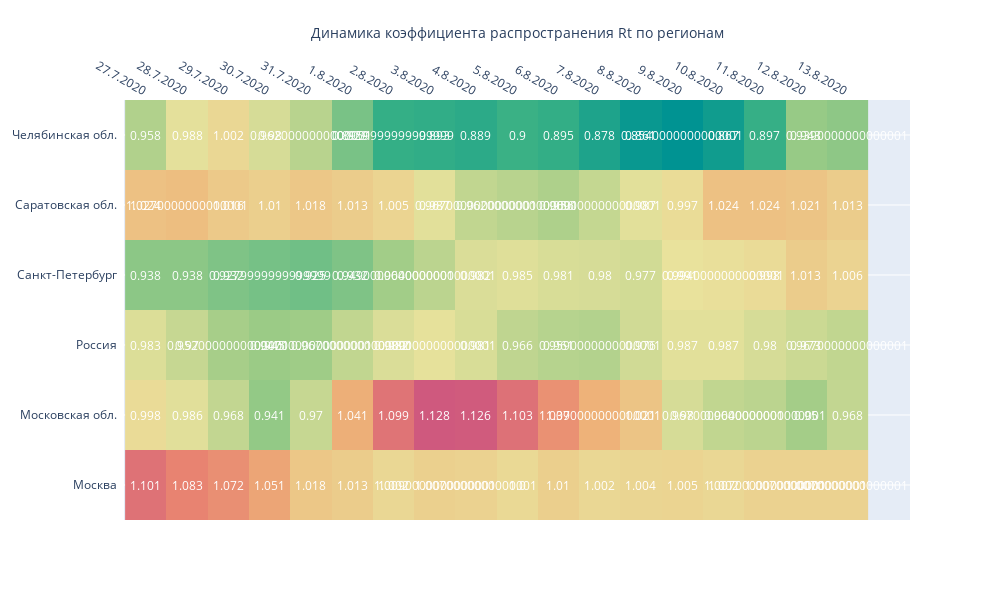

The notebook cell saved with this chart:
### Code cell
fig = ff.create_annotated_heatmap(d, x=x2, y=y, annotation_text=d,
                                  colorscale='Temps')

fig.update_layout(
                  
                  
                  width = 990, height = 600,    
    
                  xaxis_title='Динамика коэффициента распространения Rt по регионам',
               #   yaxis_title = 'Регион '
)

fig.show()

### Figure 1 — Plotly figure (JSON) as saved in the notebook; plotly's stock layout.template omitted (floating-point values rounded to 4 significant figures)
{"data": [{"colorscale": [[0, "rgb(0, 147, 146)"], [0.1667, "rgb(57, 177, 133)"], [0.3333, "rgb(156, 203, 134)"], [0.5, "rgb(233, 226, 156)"], [0.6667, "rgb(238, 180, 121)"], [0.8333, "rgb(232, 132, 113)"], [1, "rgb(207, 89, 126)"]], "reversescale": false, "showscale": false, "type": "heatmap", "x": ["27.7.2020", "28.7.2020", "29.7.2020", "30.7.2020", "31.7.2020", "1.8.2020", "2.8.2020", "3.8.2020", "4.8.2020", "5.8.2020", "6.8.2020", "7.8.2020", "8.8.2020", "9.8.2020", "10.8.2020", "11.8.2020", "12.8.2020", "13.8.2020"], "y": ["Москва", "Московская обл.", "Россия", "Санкт-Петербург", "Саратовская обл.", "Челябинская обл."], "z": [[1.101, 1.083, 1.072, 1.051, 1.018, 1.013, 1.002, 1.009, 1.007, 1, 1.01, 1.002, 1.004, 1.005, 1.002, 1.007, 1.007, 1.007], [0.998, 0.986, 0.968, 0.941, 0.97, 1.041, 1.099, 1.128, 1.126, 1.103, 1.07, 1.039, 1.021, 0.98, 0.967, 0.964, 0.95, 0.968], [0.983, 0.97, 0.952, 0.945, 0.947, 0.967, 0.982, 0.989, 0.981, 0.966, 0.961, 0.959, 0.976, 0.987, 0.987, 0.98, 0.973, 0.967], [0.938, 0.938, 0.932, 0.928, 0.925, 0.932, 0.949, 0.964, 0.982, 0.985, 0.981, 0.98, 0.977, 0.991, 0.994, 0.998, 1.013, 1.006], [1.024, 1.027, 1.016, 1.01, 1.018, 1.013, 1.005, 0.987, 0.967, 0.962, 0.956, 0.969, 0.987, 0.997, 1.024, 1.024, 1.021, 1.013], [0.958, 0.988, 1.002, 0.98, 0.962, 0.929, 0.896, 0.893, 0.889, 0.9, 0.895, 0.878, 0.861, 0.854, 0.867, 0.897, 0.943, 0.939]]}], "layout": {"annotations": [{"font": {"color": "#FFFFFF"}, "showarrow": false, "text": "1.101", "x": "27.7.2020", "xref": "x", "y": "Москва", "yref": "y"}, {"font": {"color": "#FFFFFF"}, "showarrow": false, "text": "1.083", "x": "28.7.2020", "xref": "x", "y": "Москва", "yref": "y"}, {"font": {"color": "#FFFFFF"}, "showarrow": false, "text": "1.072", "x": "29.7.2020", "xref": "x", "y": "Москва", "yref": "y"}, {"font": {"color": "#FFFFFF"}, "showarrow": false, "text": "1.051", "x": "30.7.2020", "xref": "x", "y": "Москва", "yref": "y"}, {"font": {"color": "#FFFFFF"}, "showarrow": false, "text": "1.018", "x": "31.7.2020", "xref": "x", "y": "Москва", "yref": "y"}, {"font": {"color": "#FFFFFF"}, "showarrow": false, "text": "1.013", "x": "1.8.2020", "xref": "x", "y": "Москва", "yref": "y"}, {"font": {"color": "#FFFFFF"}, "showarrow": false, "text": "1.002", "x": "2.8.2020", "xref": "x", "y": "Москва", "yref": "y"}, {"font": {"color": "#FFFFFF"}, "showarrow": false, "text": "1.0090000000000001", "x": "3.8.2020", "xref": "x", "y": "Москва", "yref": "y"}, {"font": {"color": "#FFFFFF"}, "showarrow": false, "text": "1.0070000000000001", "x": "4.8.2020", "xref": "x", "y": "Москва", "yref": "y"}, {"font": {"color": "#FFFFFF"}, "showarrow": false, "text": "1.0", "x": "5.8.2020", "xref": "x", "y": "Москва", "yref": "y"}, {"font": {"color": "#FFFFFF"}, "showarrow": false, "text": "1.01", "x": "6.8.2020", "xref": "x", "y": "Москва", "yref": "y"}, {"font": {"color": "#FFFFFF"}, "showarrow": false, "text": "1.002", "x": "7.8.2020", "xref": "x", "y": "Москва", "yref": "y"}, {"font": {"color": "#FFFFFF"}, "showarrow": false, "text": "1.004", "x": "8.8.2020", "xref": "x", "y": "Москва", "yref": "y"}, {"font": {"color": "#FFFFFF"}, "showarrow": false, "text": "1.005", "x": "9.8.2020", "xref": "x", "y": "Москва", "yref": "y"}, {"font": {"color": "#FFFFFF"}, "showarrow": false, "text": "1.002", "x": "10.8.2020", "xref": "x", "y": "Москва", "yref": "y"}, {"font": {"color": "#FFFFFF"}, "showarrow": false, "text": "1.0070000000000001", "x": "11.8.2020", "xref": "x", "y": "Москва", "yref": "y"}, {"font": {"color": "#FFFFFF"}, "showarrow": false, "text": "1.0070000000000001", "x": "12.8.2020", "xref": "x", "y": "Москва", "yref": "y"}, {"font": {"color": "#FFFFFF"}, "showarrow": false, "text": "1.0070000000000001", "x": "13.8.2020", "xref": "x", "y": "Москва", "yref": "y"}, {"font": {"color": "#FFFFFF"}, "showarrow": false, "text": "0.998", "x": "27.7.2020", "xref": "x", "y": "Московская обл.", "yref": "y"}, {"font": {"color": "#FFFFFF"}, "showarrow": false, "text": "0.986", "x": "28.7.2020", "xref": "x", "y": "Московская обл.", "yref": "y"}, {"font": {"color": "#FFFFFF"}, "showarrow": false, "text": "0.968", "x": "29.7.2020", "xref": "x", "y": "Московская обл.", "yref": "y"}, {"font": {"color": "#FFFFFF"}, "showarrow": false, "text": "0.941", "x": "30.7.2020", "xref": "x", "y": "Московская обл.", "yref": "y"}, {"font": {"color": "#FFFFFF"}, "showarrow": false, "text": "0.97", "x": "31.7.2020", "xref": "x", "y": "Московская обл.", "yref": "y"}, {"font": {"color": "#FFFFFF"}, "showarrow": false, "text": "1.041", "x": "1.8.2020", "xref": "x", "y": "Московская обл.", "yref": "y"}, {"font": {"color": "#FFFFFF"}, "showarrow": false, "text": "1.099", "x": "2.8.2020", "xref": "x", "y": "Московская обл.", "yref": "y"}, {"font": {"color": "#FFFFFF"}, "showarrow": false, "text": "1.128", "x": "3.8.2020", "xref": "x", "y": "Московская обл.", "yref": "y"}, {"font": {"color": "#FFFFFF"}, "showarrow": false, "text": "1.126", "x": "4.8.2020", "xref": "x", "y": "Московская обл.", "yref": "y"}, {"font": {"color": "#FFFFFF"}, "showarrow": false, "text": "1.103", "x": "5.8.2020", "xref": "x", "y": "Московская обл.", "yref": "y"}, {"font": {"color": "#FFFFFF"}, "showarrow": false, "text": "1.07", "x": "6.8.2020", "xref": "x", "y": "Московская обл.", "yref": "y"}, {"font": {"color": "#FFFFFF"}, "showarrow": false, "text": "1.0390000000000001", "x": "7.8.2020", "xref": "x", "y": "Московская обл.", "yref": "y"}, {"font": {"color": "#FFFFFF"}, "showarrow": false, "text": "1.021", "x": "8.8.2020", "xref": "x", "y": "Московская обл.", "yref": "y"}, {"font": {"color": "#FFFFFF"}, "showarrow": false, "text": "0.98", "x": "9.8.2020", "xref": "x", "y": "Московская обл.", "yref": "y"}, {"font": {"color": "#FFFFFF"}, "showarrow": false, "text": "0.9670000000000001", "x": "10.8.2020", "xref": "x", "y": "Московская обл.", "yref": "y"}, {"font": {"color": "#FFFFFF"}, "showarrow": false, "text": "0.9640000000000001", "x": "11.8.2020", "xref": "x", "y": "Московская обл.", "yref": "y"}, {"font": {"color": "#FFFFFF"}, "showarrow": false, "text": "0.95", "x": "12.8.2020", "xref": "x", "y": "Московская обл.", "yref": "y"}, {"font": {"color": "#FFFFFF"}, "showarrow": false, "text": "0.968", "x": "13.8.2020", "xref": "x", "y": "Московская обл.", "yref": "y"}, {"font": {"color": "#FFFFFF"}, "showarrow": false, "text": "0.983", "x": "27.7.2020", "xref": "x", "y": "Россия", "yref": "y"}, {"font": {"color": "#FFFFFF"}, "showarrow": false, "text": "0.97", "x": "28.7.2020", "xref": "x", "y": "Россия", "yref": "y"}, {"font": {"color": "#FFFFFF"}, "showarrow": false, "text": "0.9520000000000001", "x": "29.7.2020", "xref": "x", "y": "Россия", "yref": "y"}, {"font": {"color": "#FFFFFF"}, "showarrow": false, "text": "0.945", "x": "30.7.2020", "xref": "x", "y": "Россия", "yref": "y"}, {"font": {"color": "#FFFFFF"}, "showarrow": false, "text": "0.9470000000000001", "x": "31.7.2020", "xref": "x", "y": "Россия", "yref": "y"}, {"font": {"color": "#FFFFFF"}, "showarrow": false, "text": "0.9670000000000001", "x": "1.8.2020", "xref": "x", "y": "Россия", "yref": "y"}, {"font": {"color": "#FFFFFF"}, "showarrow": false, "text": "0.982", "x": "2.8.2020", "xref": "x", "y": "Россия", "yref": "y"}, {"font": {"color": "#FFFFFF"}, "showarrow": false, "text": "0.9890000000000001", "x": "3.8.2020", "xref": "x", "y": "Россия", "yref": "y"}, {"font": {"color": "#FFFFFF"}, "showarrow": false, "text": "0.981", "x": "4.8.2020", "xref": "x", "y": "Россия", "yref": "y"}, {"font": {"color": "#FFFFFF"}, "showarrow": false, "text": "0.966", "x": "5.8.2020", "xref": "x", "y": "Россия", "yref": "y"}, {"font": {"color": "#FFFFFF"}, "showarrow": false, "text": "0.961", "x": "6.8.2020", "xref": "x", "y": "Россия", "yref": "y"}, {"font": {"color": "#FFFFFF"}, "showarrow": false, "text": "0.9590000000000001", "x": "7.8.2020", "xref": "x", "y": "Россия", "yref": "y"}, {"font": {"color": "#FFFFFF"}, "showarrow": false, "text": "0.976", "x": "8.8.2020", "xref": "x", "y": "Россия", "yref": "y"}, {"font": {"color": "#FFFFFF"}, "showarrow": false, "text": "0.987", "x": "9.8.2020", "xref": "x", "y": "Россия", "yref": "y"}, {"font": {"color": "#FFFFFF"}, "showarrow": false, "text": "0.987", "x": "10.8.2020", "xref": "x", "y": "Россия", "yref": "y"}, {"font": {"color": "#FFFFFF"}, "showarrow": false, "text": "0.98", "x": "11.8.2020", "xref": "x", "y": "Россия", "yref": "y"}, {"font": {"color": "#FFFFFF"}, "showarrow": false, "text": "0.973", "x": "12.8.2020", "xref": "x", "y": "Россия", "yref": "y"}, {"font": {"color": "#FFFFFF"}, "showarrow": false, "text": "0.9670000000000001", "x": "13.8.2020", "xref": "x", "y": "Россия", "yref": "y"}, {"font": {"color": "#FFFFFF"}, "showarrow": false, "text": "0.938", "x": "27.7.2020", "xref": "x", "y": "Санкт-Петербург", "yref": "y"}, {"font": {"color": "#FFFFFF"}, "showarrow": false, "text": "0.938", "x": "28.7.2020", "xref": "x", "y": "Санкт-Петербург", "yref": "y"}, {"font": {"color": "#FFFFFF"}, "showarrow": false, "text": "0.932", "x": "29.7.2020", "xref": "x", "y": "Санкт-Петербург", "yref": "y"}, {"font": {"color": "#FFFFFF"}, "showarrow": false, "text": "0.9279999999999999", "x": "30.7.2020", "xref": "x", "y": "Санкт-Петербург", "yref": "y"}, {"font": {"color": "#FFFFFF"}, "showarrow": false, "text": "0.925", "x": "31.7.2020", "xref": "x", "y": "Санкт-Петербург", "yref": "y"}, {"font": {"color": "#FFFFFF"}, "showarrow": false, "text": "0.932", "x": "1.8.2020", "xref": "x", "y": "Санкт-Петербург", "yref": "y"}, {"font": {"color": "#FFFFFF"}, "showarrow": false, "text": "0.9490000000000001", "x": "2.8.2020", "xref": "x", "y": "Санкт-Петербург", "yref": "y"}, {"font": {"color": "#FFFFFF"}, "showarrow": false, "text": "0.9640000000000001", "x": "3.8.2020", "xref": "x", "y": "Санкт-Петербург", "yref": "y"}, {"font": {"color": "#FFFFFF"}, "showarrow": false, "text": "0.982", "x": "4.8.2020", "xref": "x", "y": "Санкт-Петербург", "yref": "y"}, {"font": {"color": "#FFFFFF"}, "showarrow": false, "text": "0.985", "x": "5.8.2020", "xref": "x", "y": "Санкт-Петербург", "yref": "y"}, {"font": {"color": "#FFFFFF"}, "showarrow": false, "text": "0.981", "x": "6.8.2020", "xref": "x", "y": "Санкт-Петербург", "yref": "y"}, {"font": {"color": "#FFFFFF"}, "showarrow": false, "text": "0.98", "x": "7.8.2020", "xref": "x", "y": "Санкт-Петербург", "yref": "y"}, {"font": {"color": "#FFFFFF"}, "showarrow": false, "text": "0.977", "x": "8.8.2020", "xref": "x", "y": "Санкт-Петербург", "yref": "y"}, {"font": {"color": "#FFFFFF"}, "showarrow": false, "text": "0.991", "x": "9.8.2020", "xref": "x", "y": "Санкт-Петербург", "yref": "y"}, {"font": {"color": "#FFFFFF"}, "showarrow": false, "text": "0.9940000000000001", "x": "10.8.2020", "xref": "x", "y": "Санкт-Петербург", "yref": "y"}, {"font": {"color": "#FFFFFF"}, "showarrow": false, "text": "0.998", "x": "11.8.2020", "xref": "x", "y": "Санкт-Петербург", "yref": "y"}, {"font": {"color": "#FFFFFF"}, "showarrow": false, "text": "1.013", "x": "12.8.2020", "xref": "x", "y": "Санкт-Петербург", "yref": "y"}, {"font": {"color": "#FFFFFF"}, "showarrow": false, "text": "1.006", "x": "13.8.2020", "xref": "x", "y": "Санкт-Петербург", "yref": "y"}, {"font": {"color": "#FFFFFF"}, "showarrow": false, "text": "1.024", "x": "27.7.2020", "xref": "x", "y": "Саратовская обл.", "yref": "y"}, {"font": {"color": "#FFFFFF"}, "showarrow": false, "text": "1.0270000000000001", "x": "28.7.2020", "xref": "x", "y": "Саратовская обл.", "yref": "y"}, {"font": {"color": "#FFFFFF"}, "showarrow": false, "text": "1.016", "x": "29.7.2020", "xref": "x", "y": "Саратовская обл.", "yref": "y"}, {"font": {"color": "#FFFFFF"}, "showarrow": false, "text": "1.01", "x": "30.7.2020", "xref": "x", "y": "Саратовская обл.", "yref": "y"}, {"font": {"color": "#FFFFFF"}, "showarrow": false, "text": "1.018", "x": "31.7.2020", "xref": "x", "y": "Саратовская обл.", "yref": "y"}, {"font": {"color": "#FFFFFF"}, "showarrow": false, "text": "1.013", "x": "1.8.2020", "xref": "x", "y": "Саратовская обл.", "yref": "y"}, {"font": {"color": "#FFFFFF"}, "showarrow": false, "text": "1.005", "x": "2.8.2020", "xref": "x", "y": "Саратовская обл.", "yref": "y"}, {"font": {"color": "#FFFFFF"}, "showarrow": false, "text": "0.987", "x": "3.8.2020", "xref": "x", "y": "Саратовская обл.", "yref": "y"}, {"font": {"color": "#FFFFFF"}, "showarrow": false, "text": "0.9670000000000001", "x": "4.8.2020", "xref": "x", "y": "Саратовская обл.", "yref": "y"}, {"font": {"color": "#FFFFFF"}, "showarrow": false, "text": "0.9620000000000001", "x": "5.8.2020", "xref": "x", "y": "Саратовская обл.", "yref": "y"}, {"font": {"color": "#FFFFFF"}, "showarrow": false, "text": "0.956", "x": "6.8.2020", "xref": "x", "y": "Саратовская обл.", "yref": "y"}, {"font": {"color": "#FFFFFF"}, "showarrow": false, "text": "0.9690000000000001", "x": "7.8.2020", "xref": "x", "y": "Саратовская обл.", "yref": "y"}, {"font": {"color": "#FFFFFF"}, "showarrow": false, "text": "0.987", "x": "8.8.2020", "xref": "x", "y": "Саратовская обл.", "yref": "y"}, {"font": {"color": "#FFFFFF"}, "showarrow": false, "text": "0.997", "x": "9.8.2020", "xref": "x", "y": "Саратовская обл.", "yref": "y"}, {"font": {"color": "#FFFFFF"}, "showarrow": false, "text": "1.024", "x": "10.8.2020", "xref": "x", "y": "Саратовская обл.", "yref": "y"}, {"font": {"color": "#FFFFFF"}, "showarrow": false, "text": "1.024", "x": "11.8.2020", "xref": "x", "y": "Саратовская обл.", "yref": "y"}, {"font": {"color": "#FFFFFF"}, "showarrow": false, "text": "1.021", "x": "12.8.2020", "xref": "x", "y": "Саратовская обл.", "yref": "y"}, {"font": {"color": "#FFFFFF"}, "showarrow": false, "text": "1.013", "x": "13.8.2020", "xref": "x", "y": "Саратовская обл.", "yref": "y"}, {"font": {"color": "#FFFFFF"}, "showarrow": false, "text": "0.958", "x": "27.7.2020", "xref": "x", "y": "Челябинская обл.", "yref": "y"}, {"font": {"color": "#FFFFFF"}, "showarrow": false, "text": "0.988", "x": "28.7.2020", "xref": "x", "y": "Челябинская обл.", "yref": "y"}, {"font": {"color": "#FFFFFF"}, "showarrow": false, "text": "1.002", "x": "29.7.2020", "xref": "x", "y": "Челябинская обл.", "yref": "y"}, {"font": {"color": "#FFFFFF"}, "showarrow": false, "text": "0.98", "x": "30.7.2020", "xref": "x", "y": "Челябинская обл.", "yref": "y"}, {"font": {"color": "#FFFFFF"}, "showarrow": false, "text": "0.9620000000000001", "x": "31.7.2020", "xref": "x", "y": "Челябинская обл.", "yref": "y"}, {"font": {"color": "#FFFFFF"}, "showarrow": false, "text": "0.929", "x": "1.8.2020", "xref": "x", "y": "Челябинская обл.", "yref": "y"}, {"font": {"color": "#FFFFFF"}, "showarrow": false, "text": "0.8959999999999999", "x": "2.8.2020", "xref": "x", "y": "Челябинская обл.", "yref": "y"}, {"font": {"color": "#FFFFFF"}, "showarrow": false, "text": "0.893", "x": "3.8.2020", "xref": "x", "y": "Челябинская обл.", "yref": "y"}, {"font": {"color": "#FFFFFF"}, "showarrow": false, "text": "0.889", "x": "4.8.2020", "xref": "x", "y": "Челябинская обл.", "yref": "y"}, {"font": {"color": "#FFFFFF"}, "showarrow": false, "text": "0.9", "x": "5.8.2020", "xref": "x", "y": "Челябинская обл.", "yref": "y"}, {"font": {"color": "#FFFFFF"}, "showarrow": false, "text": "0.895", "x": "6.8.2020", "xref": "x", "y": "Челябинская обл.", "yref": "y"}, {"font": {"color": "#FFFFFF"}, "showarrow": false, "text": "0.878", "x": "7.8.2020", "xref": "x", "y": "Челябинская обл.", "yref": "y"}, {"font": {"color": "#FFFFFF"}, "showarrow": false, "text": "0.861", "x": "8.8.2020", "xref": "x", "y": "Челябинская обл.", "yref": "y"}, {"font": {"color": "#FFFFFF"}, "showarrow": false, "text": "0.8540000000000001", "x": "9.8.2020", "xref": "x", "y": "Челябинская обл.", "yref": "y"}, {"font": {"color": "#FFFFFF"}, "showarrow": false, "text": "0.867", "x": "10.8.2020", "xref": "x", "y": "Челябинская обл.", "yref": "y"}, {"font": {"color": "#FFFFFF"}, "showarrow": false, "text": "0.897", "x": "11.8.2020", "xref": "x", "y": "Челябинская обл.", "yref": "y"}, {"font": {"color": "#FFFFFF"}, "showarrow": false, "text": "0.943", "x": "12.8.2020", "xref": "x", "y": "Челябинская обл.", "yref": "y"}, {"font": {"color": "#FFFFFF"}, "showarrow": false, "text": "0.9390000000000001", "x": "13.8.2020", "xref": "x", "y": "Челябинская обл.", "yref": "y"}], "height": 600, "width": 990, "xaxis": {"dtick": 1, "gridcolor": "rgb(0, 0, 0)", "side": "top", "ticks": "", "title": {"text": "Динамика коэффициента распространения Rt по регионам"}}, "yaxis": {"dtick": 1, "ticks": "", "ticksuffix": "  "}}}
